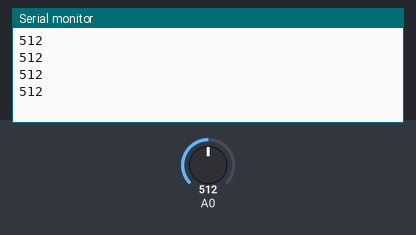
Bench run of a sketch on a simulated Arduino Uno, built with avr-gcc and run on an emulated ATmega328P. Parts: the last lines printed to the serial monitor. The test bench sets the inputs (shaded band); at power-on: A0 = 512.

Above: at 1.2 s.
1.3 s: A0 set to 716
At 1.71 s:
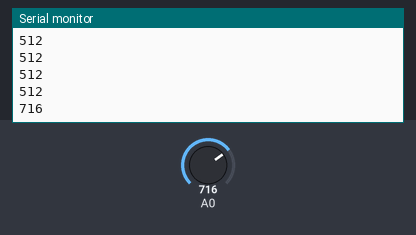
2.8 s: A0 set to 900
At 2.91 s:
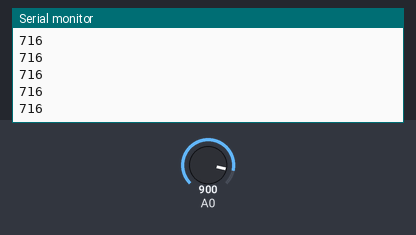
Timing chart, 0 to 5.8 s (numbered marks = the images above; inputs shaded):
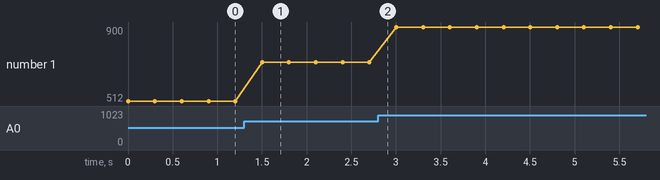

Measured:
- after the input at 1.3 s, the serial monitor: prints a new line after 0.20 s (image 1)
- plotted number 1: 512 → 716 after the input at 1.3 s, 716 → 900 after the input at 2.8 s

The sketch:

LDR_values.ino
```cpp
int i=0;
void setup() {
  // put your setup code here, to run once:
  pinMode(A0,INPUT);
  Serial.begin(115200);


}

void loop() {
  // put your main code here, to run repeatedly:
 Serial.println(analogRead(A0));
 delay(300);

}
```
